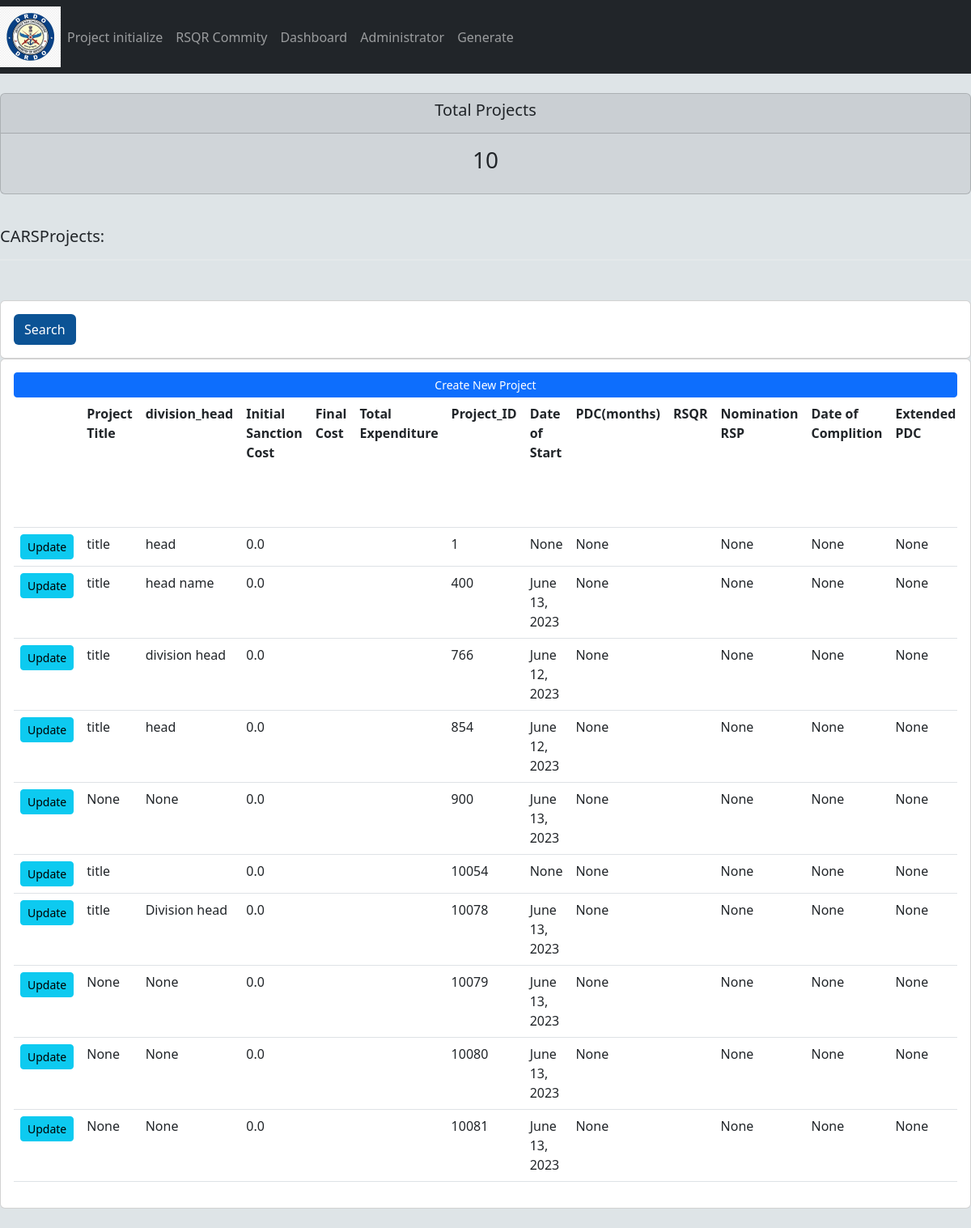
The app's page /dashboard/, older data.
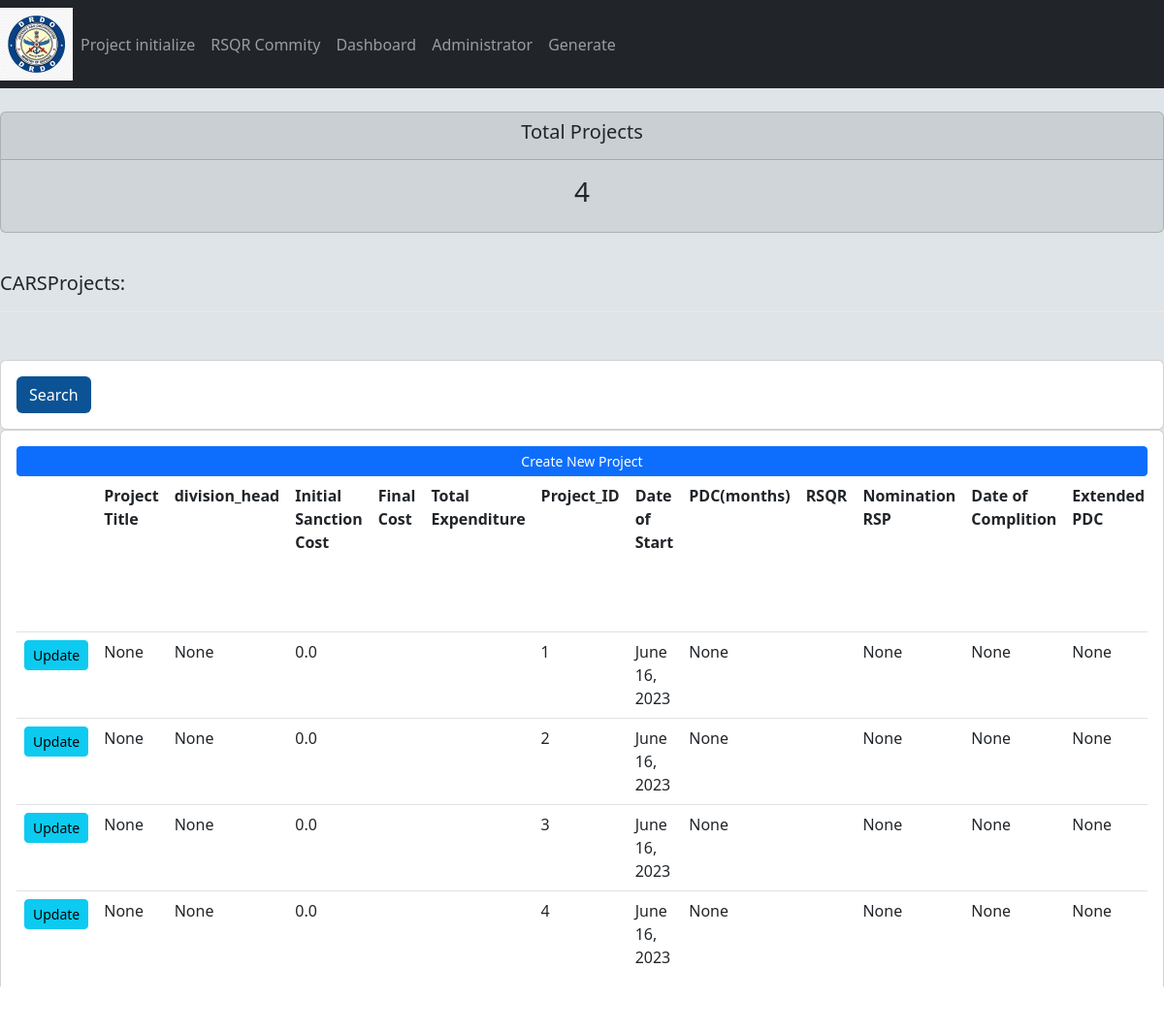
The same page, newer data.
### CARSProject/models.py (models this page shows)
class project(models.Model):
    project_id  = models.IntegerField( primary_key=True,)
    Title_of_Project = models.CharField(max_length = 500, null = True, blank = True)
    division_head = models.CharField(max_length = 600, null = True, blank = True)
    project_no_buildup = models.CharField(max_length= 400,null = True ,blank=True)
    carscoordinator = models.CharField(max_length = 100, null = True, blank=True)
    total_cost = models.FloatField(default= 0,blank = True)
    irsp = models.FileField(null=True, blank = True)
    carsl1selectedinstitutes = models.CharField(max_length = 500, null= True, blank=True)
    initial_sanction_cost = models.FloatField(default=0,null = True, blank=True)
    date_of_start = models.DateField(auto_now_add = True,null = True, blank=True)
    pdc = models.DateField(null = True, blank=True)
    nomination_rsp = models.CharField(max_length=100,null = True, blank=True)
    date_of_complition = models.DateField(null = True, blank=True)
    extended_pdc =  models.DateField(blank= True, null = True)
    no_of_publications = models.FloatField(default= 0,null = True, blank=True)
    no_of_irsp_Filed = models.FloatField(blank= True, default=0,null = True)
    trained_manpower = models.PositiveBigIntegerField(blank=True , default=0,null = True)
    domain_lab = models.CharField(max_length=500,null = True, blank=True)
    cluster = models.CharField(max_length=100, blank=True,null = True)
    scantion_year = models.PositiveIntegerField(null = True, blank=True)
    current_status = models.CharField(max_length=1000 , blank = True,null = True)
    date_of_closure = models.DateField(null = True, blank=True)
    cost_in_lakh =models.FloatField(null = True, blank=True)
    advance_date = models.DateField(null = True, auto_now=True, blank=True)
    advnace_amount = models.FloatField(null = True, blank=True)
    dv_no_cheque_slip_no = models.FloatField(null  = True, blank=True)
    cheque_date = models.DateField(null = True, blank=True)
    installment_1_date = models.DateField(null = True, blank=True)
    installment_1_amount = models.FloatField(null = True, blank=True)
    cheque_no_date = models.CharField(null = True, max_length= 500, blank=True)
    installment_2_date = models.DateField(null = True, blank=True)
    installment_2_amount = models.FloatField(null = True, blank=True)
    cheque_no_date = models.CharField(null = True, max_length=500, blank=True)
    installment_3_date = models.DateField(null = True, blank=True)
    installment_3_amount = models.FloatField(null = True, blank=True)
    cheque_no_date = models.CharField(null = True, max_length=500, blank=True)
    installment_4_date = models.DateField(null = True, blank=True)
    installment_4_amount = models.FloatField(null = True, blank=True)
    cheque_no_date = models.CharField(null = True, max_length=500, blank=True)
    total_amount_released = models.FloatField(null = True, blank=True)
    unutilized_amount = models.FloatField(null=True, blank=True)
    total_utilized_amount = models.FloatField(null = True, blank=True)
    rsqrdoc = models.FileField(null = True, blank = True)
    objective = models.CharField(max_length = 225, blank = True, null=True)
    justification = models.CharField(max_length =500, blank = True, null=True)
    plan_of_work = models.CharField(max_length = 600, blank = True, null=True)
    milestones = models.CharField(max_length= 600, blank = True, null=True)
    project_investigator = models.CharField(max_length = 500, blank = True, null=True)
    duration = models.CharField(max_length = 500, blank = True, null=True)
    chairman = models.CharField(max_length = 100, blank = True, null=True)
    member_1= models.CharField(max_length = 100, blank = True, null=True)
    member_2= models.CharField(max_length = 100, blank = True, null=True)
    member_3= models.CharField(max_length = 100, blank = True, null=True)
    member_secretory = models.CharField(max_length =100, blank = True, null=True)
    minsheet = models.FileField(blank = True, null=True)

### CARSProject/views.py (the view)
# urls.py: path('dashboard/', views.dashboard, name='dashboard'),
def dashboard(request):
    return render(request, 'CARSProject/Dashboard.html', context )

### CARSProject/templates/CARSProject/dashboard.html (shortened to what this page needs)
{%extends 'CARSProject/main.html'%}
{% block content%}
{%include 'CARSProject/stats.html'%}
<br>
<div class = "row">
    <div class = "col">
        <h5>CARSProjects:</h5>
        <hr>
        <br>
        <div class ="row">
            <div class = "col">
                <div class = "card card-body">
                    <form method="get">
                        <button class ="btn btn-orimary" type = "submit" style = "background-color : rgb(12, 83, 149) ; color: white">Search</button>
                    </form>
                </div>
            </div>
        </div>
        <div class ="card card-body">
            <a class = "btn btn-primary btn-sm btn-block" href="/create_project">Create New Project
            </a>
            <table class="table">
                <tr>
                    <th></th>
                    <th>Project Title</th>
                    <th>division_head</th>
                    <th>Initial Sanction Cost</th>
                    <th>Final Cost</th>
                    <th>Total Expenditure</th>
                    <th>Project_ID</th>
                    <th>Date of Start</th>
                    <th>PDC(months)</th>
                    <th>RSQR</th>
                    <th>Nomination RSP</th>
                    <th>Date of Complition</th>
                    <th>Extended PDC</th>
                </tr>
                {% for i in CARSlist %}
                <tr>
                    <td><a class = "btn btn-sm btn-info" href="{% url 'updateproject' i.project_id %}">Update</a></td>
                    <td>{{i.Title_of_Project}}</td>
                    <td>{{i.division_head}}</td>
                    <td>{{i.initial_sanction_cost}}</td>
                    <td>{{i.final_cost}}</td>
                    <td>{{i.total_expenditure}}</td>
                    <td>{{i.project_id}}</td>
                    <td>{{i.date_of_start}}</td>
                    <td>{{i.pdc}}</td>
                    <td>{{i.rsqr}}</td>
                    <td>{{i.nomination_rsp}}</td>
                    <td>{{i.date_of_complition}}</td>
                    <td>{{i.extended_pdc}}</td>
                </tr>
                {% endfor %}
            </table>
        </div>
    </div>
</div>
<br>
{% endblock%}

Row changes from the older to the newer data that the page shows:
removed project: Title_of_Project "title", division_head "head name", initial_sanction_cost "0.0", project_id "400", date_of_start "June 13, 2023", pdc "None", nomination_rsp "None", date_of_complition "None", extended_pdc "None"
removed project: Title_of_Project "title", division_head "division head", initial_sanction_cost "0.0", project_id "766", date_of_start "June 12, 2023", pdc "None", nomination_rsp "None", date_of_complition "None", extended_pdc "None"
removed project: Title_of_Project "title", division_head "head", initial_sanction_cost "0.0", project_id "854", date_of_start "June 12, 2023", pdc "None", nomination_rsp "None", date_of_complition "None", extended_pdc "None"
removed project: Title_of_Project "None", division_head "None", initial_sanction_cost "0.0", project_id "900", date_of_start "June 13, 2023", pdc "None", nomination_rsp "None", date_of_complition "None", extended_pdc "None"
removed project: Title_of_Project "title", initial_sanction_cost "0.0", project_id "10054", date_of_start "None", pdc "None", nomination_rsp "None", date_of_complition "None", extended_pdc "None"
removed project: Title_of_Project "title", division_head "Division head", initial_sanction_cost "0.0", project_id "10078", date_of_start "June 13, 2023", pdc "None", nomination_rsp "None", date_of_complition "None", extended_pdc "None"
removed project: Title_of_Project "None", division_head "None", initial_sanction_cost "0.0", project_id "10079", date_of_start "June 13, 2023", pdc "None", nomination_rsp "None", date_of_complition "None", extended_pdc "None"
removed project: Title_of_Project "None", division_head "None", initial_sanction_cost "0.0", project_id "10080", date_of_start "June 13, 2023", pdc "None", nomination_rsp "None", date_of_complition "None", extended_pdc "None"
removed project: Title_of_Project "None", division_head "None", initial_sanction_cost "0.0", project_id "10081", date_of_start "June 13, 2023", pdc "None", nomination_rsp "None", date_of_complition "None", extended_pdc "None"
changed project id 1: Title_of_Project "title" → "None"; division_head "head" → "None"; date_of_start "None" → "June 16, 2023"
added project: Title_of_Project "None", division_head "None", initial_sanction_cost "0.0", project_id "2", date_of_start "June 16, 2023", pdc "None", nomination_rsp "None", date_of_complition "None", extended_pdc "None"
added project: Title_of_Project "None", division_head "None", initial_sanction_cost "0.0", project_id "3", date_of_start "June 16, 2023", pdc "None", nomination_rsp "None", date_of_complition "None", extended_pdc "None"
added project: Title_of_Project "None", division_head "None", initial_sanction_cost "0.0", project_id "4", date_of_start "June 16, 2023", pdc "None", nomination_rsp "None", date_of_complition "None", extended_pdc "None"
Text that changed along with them:
{{ total_projects }}: "10" → "4"
